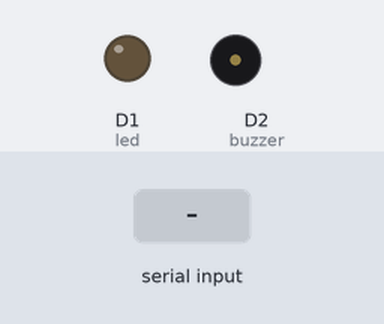
A sketch run on a simulated ESP8266 (NodeMCU). On the bench: output pins drawn as LEDs (lit = HIGH), buzzer (waves = sounding, pin HIGH). The inputs (shaded band) are chosen by the test bench.

Above: at 1.2 s.
1.3 s: "1" received over Serial
At 1.7 s:
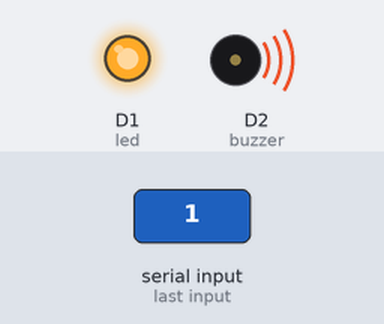
2.8 s: "0" received over Serial
At 4.1 s:
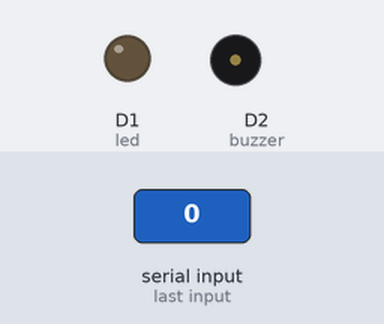
Timing chart, 0 to 5.8 s (numbered marks = the images above; inputs shaded):
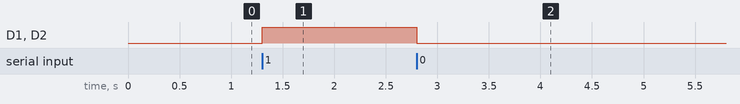

The sketch:

esp8266_code.ino
```cpp
int led = D1;
int buzzer = D2;

void setup() {

  Serial.begin(9600);

  pinMode(led, OUTPUT);
  pinMode(buzzer, OUTPUT);

  digitalWrite(led, LOW);
  digitalWrite(buzzer, LOW);
}

void loop() {

  if (Serial.available()) {

    char data = Serial.read();

    if (data == '1') {

      digitalWrite(led, HIGH);
      digitalWrite(buzzer, HIGH);

    } else {

      digitalWrite(led, LOW);
      digitalWrite(buzzer, LOW);
    }
  }
}
```

Measured:
- after the input at 1.3 s, D1 (led), D2 (buzzer): LOW → HIGH at once
- after the input at 2.8 s, D1 (led), D2 (buzzer): HIGH → LOW at once
